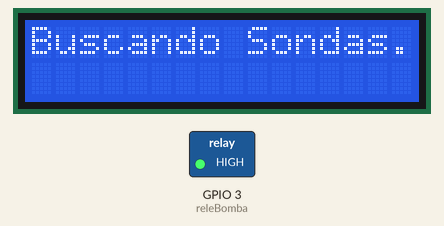
Simulated run of this sketch. Board: ESP32. Parts: 16×2 character LCD, switched loads named in the sketch (green lamp = pin HIGH). What the sketch prints to the serial monitor is not drawn.

Above: at 0.1 s.
At 7.2 s:
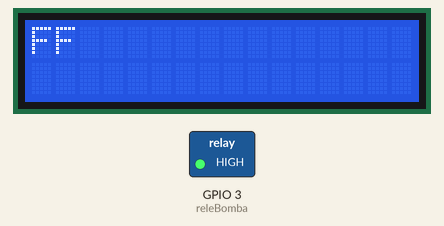
At 17.2 s:
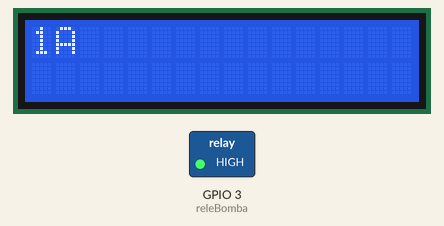
At 37.2 s:
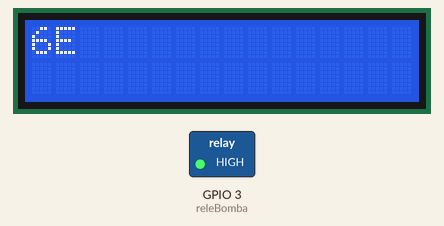
Timing chart, 0 to 38.7 s (numbered marks = the images above):
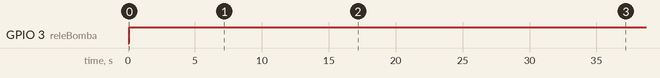

Measured:
- by itself, GPIO 3 (releBomba): LOW → HIGH at 0.08 s
- what the display in image 1 shows lasts 5.0 s, from 7.2 s to 12.2 s

The sketch:

ControlTemperaturaPiscinaLCDI2C.ino
```cpp
#include <OneWire.h>
#include <DallasTemperature.h>
#include <Wire.h>
#include <LiquidCrystal_I2C.h>

DeviceAddress sondaEntrada = {0x00, 0x00, 0x00, 0x00, 0x00, 0x00, 0x00, 0x00};  //Asignamos la direccion de sonda entrada a la variable sondaEntrada
DeviceAddress sondaSalida = {0x00,0x00, 0x00, 0x00, 0x00, 0x00, 0x00, 0x00,};   //Asignamos la direccion de sonda salida a la variable sondaSalida
const int releBomba = 3;
const int pinDatosDQ = 9;

LiquidCrystal_I2C lcd(0x3F,16,2); // (0x27,16,2)                                //definimos el LCD en la direccion 0x27 y lo definimos de 16/2 columnas/filas

OneWire oneWireObjeto(pinDatosDQ);                                              //Definimos pinDatosDQ como objeto de OneWire
DallasTemperature sensorDS18B20(&oneWireObjeto);                                //Definimos sensorDS18B20 a la direccion del objeto pinDatosDQ

void setup(){

    pinMode(releBomba, OUTPUT);                                                 // Pin Rele como Salida
    lcd.init();                                                                 //iniciamos lcd
    lcd.backlight();                                                            //encendemos luz de fondo lcd
    Serial.begin(9600);                                                         //iniciamos puerto serie
    sensorDS18B20.begin();                                                      //iniciamos puerto OneWire


    digitalWrite(releBomba, HIGH);                                               // Por seguridad ponemos a nivel alto el relé para que la bomba empiece apagada.

    lcd.setCursor(0,0);                                                          // ponemos el cursor en 0,0
    lcd.print("Buscando Sondas...");                                             // escribimos ....
    Serial.println("Buscando dispositivos...");
    delay(1000);
    lcd.print("Encontrados: ");
    Serial.println("Encontrados: ");
    delay(1000);
    int numeroSondasConectadas = sensorDS18B20.getDeviceCount();                  // ejecutamos una busqueda de dispositivos conectados guardandola en variable numeroSondaConectadas
    Serial.print(numeroSondasConectadas);                                         // Mostramos el numero de sondas detectadas.
    lcd.print(numeroSondasConectadas);
    Serial.println(" Sondas");
    lcd.println( " Sondas");

    /*
  ------------------------------------------------------------------------
    - Bucle para asignar el numero de serie en hex a cada sonda encontrada -
    ------------------------------------------------------------------------
    */
    for (int in = 0; in <= numeroSondasConectadas; in++){                           // bucle que se repite por cada sonda encontrada

        DeviceAddress sensorTemperatura;                                            // Tipo definido como una array de 8 bytes
        sensorDS18B20.getAddress(sensorTemperatura, 1);                             // Obtenemos dirección

        Serial.print("Sonda encontrada: ");                                         // Escribimos....
        lcd.print("Sonda encontrada: ");

        for (uint8_t i = 0; i < 8; i++)                                             // Recorremos los 8 bytes del identificador único
        {
          if (sensorTemperatura[i] < 16) Serial.print("0");                         // Si solo tiene un dígito rellenamos con un cero a la izquierda

        Serial.print(sensorTemperatura[i], HEX);                                    // Mostramos los datos que van en HEXADECIMAL
        lcd.print(sensorTemperatura[i], HEX);
        delay(5000);
        lcd.clear();                                                                // Borramos todo el texto del lcd
        }

    }

}

void loop(){

    float tempSondaSalida;                                                           // Definimos la valiable que vamos a usar dentro de do/while

    do
    {
        sensorDS18B20.requestTemperaturesByAddress(sondaSalida);                     // Mandamos comando para toma de temp de sensor sonda salida
        tempSondaSalida = sensorDS18B20.getTempC(sondaSalida);                       // Consegimos la temp de sonda Salida y la guardamos en la variable tempSondaSalida
        lcd.setCursor(0,0);
        lcd.print("Piscina: ");
        lcd.print(tempSondaSalida);                                                  // Mostramos la temp de la sonda de salida
        lcd.print("ºC");

    } while (tempSondaSalida > 24);                                                  // Si la temp de sonda salida en mayor que 24ºC repetimos el bucle anterior.

    lcd.clear();                                                                     // Borramos pantalla LCD.
    sensorDS18B20.requestTemperaturesByAddress(sondaEntrada);                        // Mandamos comando para toma de temp de sensor sonda entrada
    float tempSondaEntrada = sensorDS18B20.getTempC(sondaEntrada);                   // Consegimos la temp de sonda entrada y la guardamos en la variable tempSondaEntrada

    while(tempSondaEntrada > tempSondaSalida){                                       // Si la temp de entrada en mayor que la de salida ejecutamos el bucle
        digitalWrite(releBomba, LOW);                                                // Activamos bomba poniendo a LOW la salida del rele
        lcd.setCursor(0,0);
        lcd.print("Retorno: ");
        lcd.print(tempSondaEntrada);                                                 // Mostramos por LCD la temperatura de enmtrada
        lcd.print("ºC");
        lcd.setCursor(1,1);
        lcd.print("Bomba activada");                                                 // Informamos que la bomba esta activa
    }
    digitalWrite(releBomba, LOW);                                                    // Si la temp de entrada es menor o igual a temp salida apagamos la bomba.
}

/*

1.- Terminar el bucle para que asigne la direccion unica de cada sensor a su variable.
2.- Poner un led o bombilla  encendido cuando se active la bomba.
3.- Seta paro segurdad a traves de interrupcion.
4.- Incluir modulo Bluetooth HC-05 para ver y controlar la temp de la piscina.
5.- Mirar posibilidad de cambiar arduino uno por ESP32
6.- Incluir un for para tomar una media de temp (5 medidas, una cada 0.5 seg)

*/
```
